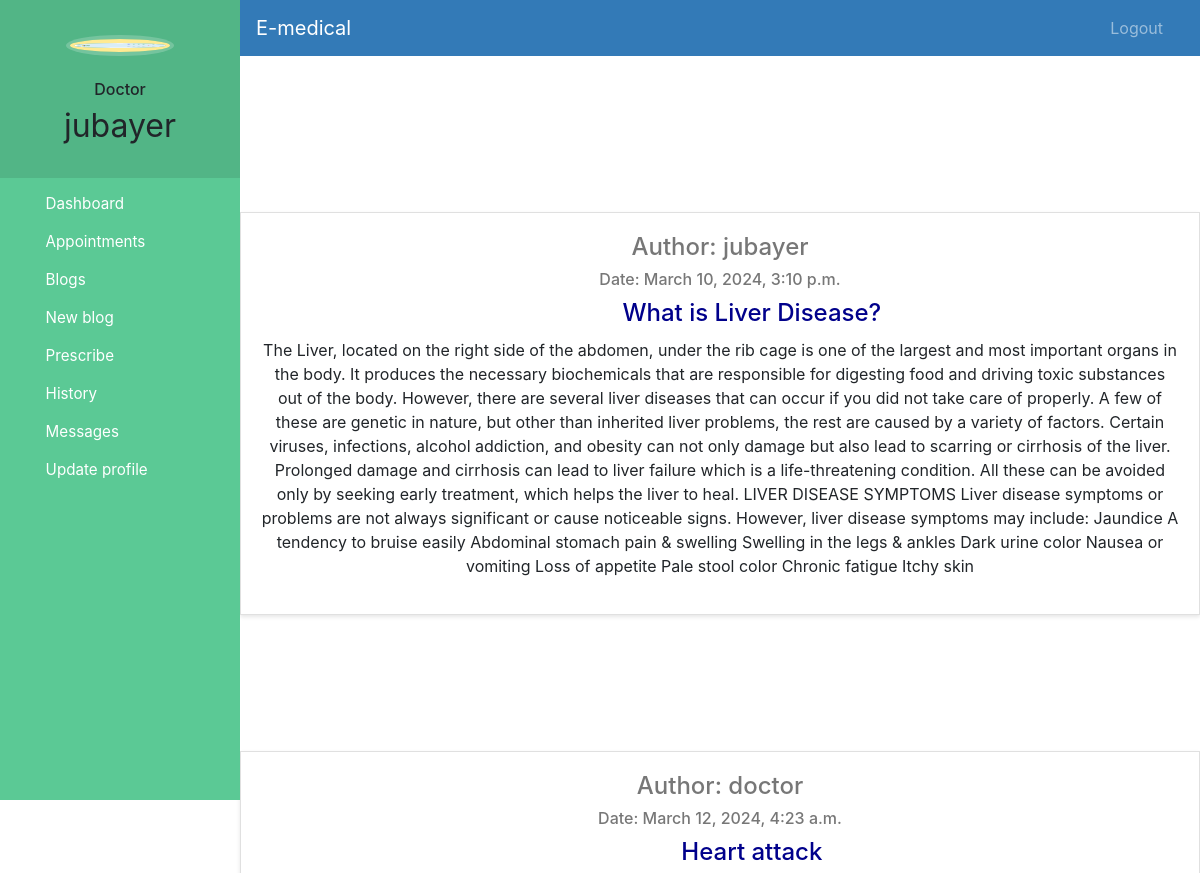
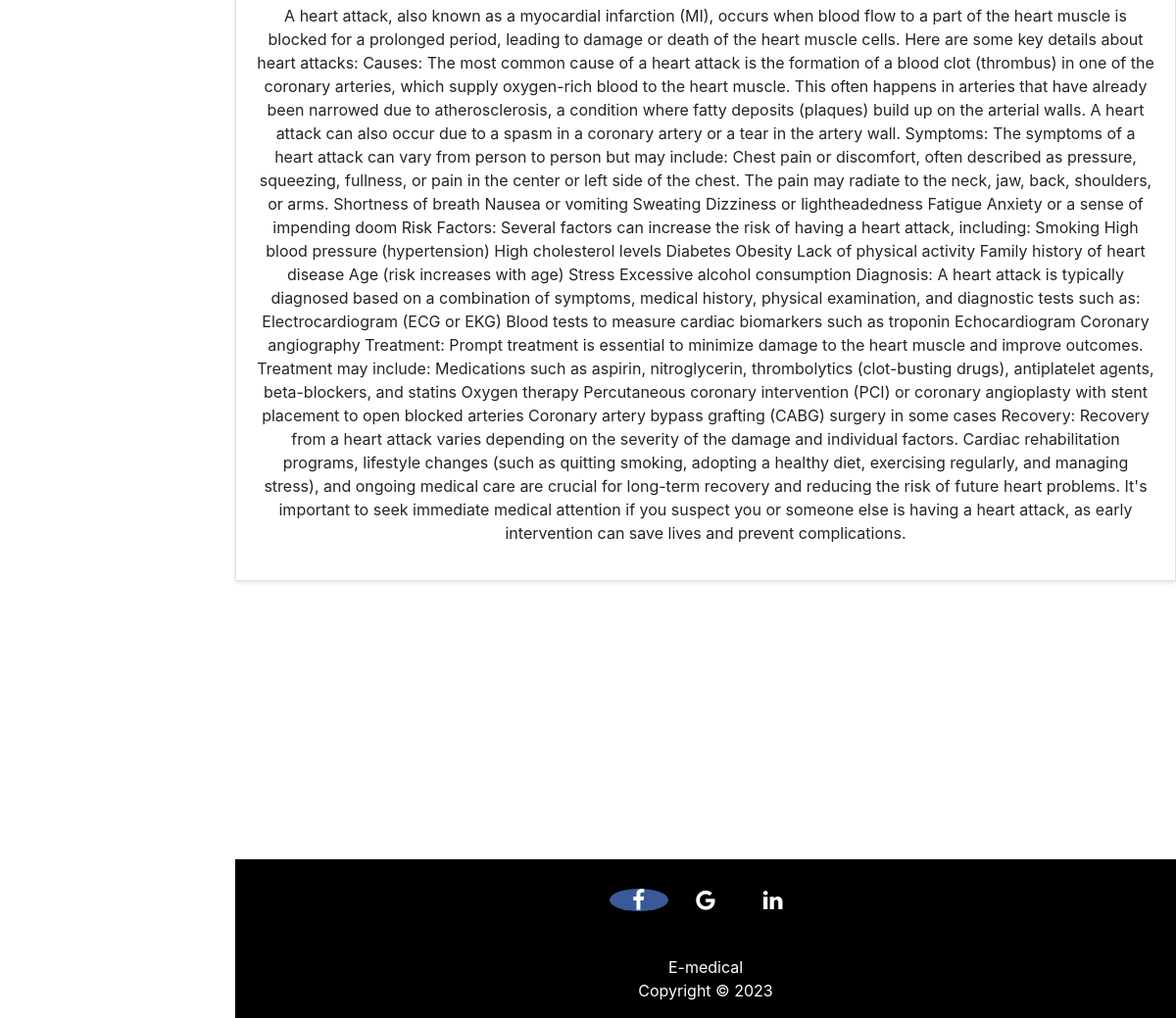
Page /doctor-blog (signed in) on the committed database (2 pictures, top to bottom).
### hospital/models.py (models this page shows, shortened)
class Doctor(models.Model):
    user=models.OneToOneField(User,on_delete=models.CASCADE)
    profile_pic= models.ImageField(upload_to='profile_pic/DoctorProfilePic/',null=True,blank=True)
    address = models.CharField(max_length=40)
    email = models.EmailField(default='')
    department= models.CharField(max_length=50,choices=departments,default='Cardiologist')
    status=models.BooleanField(default=False)

class Post(models.Model):
    doctor = models.ForeignKey(Doctor, on_delete=models.CASCADE,null=True)
    title = models.CharField(max_length=100)
    content = models.TextField()
    date_posted = models.DateTimeField(default=timezone.now)
    author = models.ForeignKey(User, on_delete=models.CASCADE)

### hospital/views.py (the view)
# urls.py: path('doctor-blog', views.doctor_blog_view,name='doctor-blog'),
@login_required(login_url='doctorlogin')
@user_passes_test(is_doctor)
def doctor_blog_view(request):
    doctor = models.Doctor.objects.get(user_id=request.user.id)
    context = {
        'posts': Post.objects.all(),
        'doctor': doctor,
    }
    return render(request, 'hospital/doctor_blog.html', context)

### hospital/views.py (called while the page is built)
def is_doctor(user):
    return user.groups.filter(name='DOCTOR').exists()

### templates/hospital/doctor_blog.html (shortened to what this page needs)
{% extends 'hospital/doctor_base.html' %}
{% load static %}
{% block content %}
<br><br><br>
<div> <br> <br> <br> </div>
{% for post in posts %}
    <div class="blog-post">
        <article class="media content-section">
            <div class="media-body">
                <div class="article-metadata text-center">
                    <h4>Author: {{ post.author }}</h4>
                    <h6>Date: {{ post.date_posted}}</h6>
                </div>
                <div style="text-align: center;">
                    <a href="{% url 'post-detail' post.id %}"><h2>Title: <span style="color: darkblue;">{{ post.title }}</span></h2></a>
                </div>
                <p class="article-content" text-align= "justify">{{ post.content }}</p>
            </div>
        </article>
    </div>
    <br><br><br><br>
{% endfor %}
{% endblock content %}

### templates/hospital/doctor_base.html (shortened to what this page needs)
<!DOCTYPE html>
{% load static %}
<html lang="en">
<head>
  <link rel="stylesheet" href="https://stackpath.bootstrapcdn.com/bootstrap/4.3.1/css/bootstrap.min.css">
  <link rel="stylesheet" href="https://maxcdn.bootstrapcdn.com/font-awesome/4.7.0/css/font-awesome.min.css">
</head>
<body>
  <nav class="menu" tabindex="0">
    <header class="avatar">
      <img src="{% static doctor.profile_pic.url %}" alt="Profile Pic" />
      <br><br>
      <h6>Doctor</h6>
      <h2>{{request.user.first_name}}</h2>
    </header>
    <ul>
      <li tabindex="0" class="icon-dashboard"> <a style="color:white; text-decoration:none;" href="/doctor-dashboard"><span>Dashboard</span></a> </li>
      <li tabindex="0" class="icon-calendar"> <a style="color:white; text-decoration:none;" href="/doctor-appointment"><span>Appointments</span></a></li>
      <li tabindex="0" class="icon-users"> <a style="color:white; text-decoration:none;" href="/doctor-blog"><span>Blogs</span></a></li>
      <li tabindex="0" class="icon-users"> <a style="color:white; text-decoration:none;" href="/new-blog"><span>New blog</span></a></li>
      <li tabindex="0" class="icon-users"> <a style="color:white; text-decoration:none;" href="/prescribe"><span>Prescribe</span></a></li>
      <li tabindex="0" class="icon-users"> <a style="color:white; text-decoration:none;" href="/prescription_history"><span>History</span></a></li>
      <li tabindex="0" class="icon-users"> <a style="color:white; text-decoration:none;" href="/message_list"><span>Messages</span></a></li>
      <li tabindex="0" class="icon-users"> <a style="color:white; text-decoration:none;" href="/edit-profile-doctor"><span>Update profile</span></a></li>
    </ul>
  </nav>
  <main>
    <div class="bs-example">
      <nav class="navbar navbar-expand-md  navbar-dark fixed-top" style="background:#337AB7;">
        <a href="/doctor-dashboard" class="navbar-brand">E-medical</a>
        <div class="collapse navbar-collapse justify-content-between" id="navbarCollapse">
          <div class="navbar-nav" style=" margin-left: 90%;">
            <a href="/logout" class="nav-item nav-link">Logout</a>
          </div>
        </div>
      </nav>
    </div>
    <br><br>
    {% block content %}
    {% endblock content %}
    <br><br><br><br><br><br><br>
    <footer>
      <p>
        <a href="https://www.facebook.com/NSTUCampus" class="fa fa-facebook"></a>
        <a href="https://nstu.edu.bd/" class="fa fa-google"></a>
        <a href="https://www.linkedin.com/school/noakhali-science-and-technology-university/" class="fa fa-linkedin"></a>
      </p>
      <br>
      <div class="container">
        <div class="row">
          <div class="col-md-12 col-sm-12">
            <div style="color:#ffffff;" class="wow fadeInUp footer-copyright">
              <p>E-medical <br>
                Copyright &copy; 2023 </p>
            </div>
          </div>
        </div>
      </div>
    </footer>
  </main>
</body>
</html>

### templates/hospital/doctor_base.html (style rules this page uses)
a:link { text-decoration: none; }
a { color: white; }
footer { padding: 0px 0px 0px 0px; background-color: black; margin: 0px; }
.fa { font-size: 23px; width: 60px; text-align: center; text-decoration: none; margin: 5px 2px; border-radius: 50%; }
.fa-facebook { background: #3B5998; color: white; margin-top: 30px; }
p { text-align: center; }
body { padding-left: 240px; }
main { position: relative; height: 100vh; }
.menu { background: #5bc995; height: 100vh; width: 240px; position: fixed; top: 0px; left: 0; z-index: 5; outline: none; }
.menu .avatar { background: rgba(0, 0, 0, 0.1); padding: 2em 0.5em; text-align: center; }
.menu .avatar img { width: 100px; border-radius: 50%; overflow: hidden; border: 4px solid #ffea92; box-shadow: 0 0 0 4px rgba(255, 255, 255, 0.2); }
.menu .avatar h2 { font-weight: normal; margin-bottom: 0; }
.menu ul { list-style: none; padding: 0.5em 0; margin: 0; }
.menu ul li { padding: 0.5em 1em 0.5em 3em; font-size: 0.95em; font-weight: regular; background-repeat: no-repeat; background-position: left 15px center; background-size: auto 20px; transition: all 0.15s linear; cursor: pointer; }
.menu ul li.icon-dashboard { background-image: url("http://www.entypo.com/images//gauge.svg"); }
.menu ul li.icon-users { background-image: url("http://www.entypo.com/images//users.svg"); }
.menu ul li.icon-calendar { background-image: url("http://www.entypo.com/images//calendar.svg"); }

### templates/hospital/doctor_blog.html (style rules this page uses)
.blog-post { border: 1px solid #e0e0e0; padding: 20px; margin: 20px 0; background-color: #fff; box-shadow: 0 2px 4px rgba(0, 0, 0, 0.1); padding-left: 20px; padding-right:20px; }
.blog-post h2 { margin-top: 10px; font-size: 24px; }
.blog-post h4, .blog-post h6 { color: #777; }
.blog-post p { margin-top: 10px; }
.navbar { margin-left: 240px; }

### rows in the picture
Doctor: profile_pic (picture)
Post: author "jubayer", date_posted "March 10, 2024, 3:10 p.m.", title "What is Liver Disease?", content "The Liver, located on the right side of the abdomen, under the rib cage is one of the largest and most important organs in the body. It produces the necessary biochemicals that are responsible for digesting food and driving toxic substances out of the body. However, there are several liver diseases that can occur if you did not take care of properly. A few of these are genetic in nature, but other than inherited liver problems, the rest are caused by a variety of factors. Certain viruses, infections, alcohol addiction, and obesity can not only damage but also lead to scarring or cirrhosis of the liver. Prolonged damage and cirrhosis can lead to liver failure which is a life-threatening…"
Post: author "doctor", date_posted "March 12, 2024, 4:23 a.m.", title "Heart attack", content "A heart attack, also known as a myocardial infarction (MI), occurs when blood flow to a part of the heart muscle is blocked for a prolonged period, leading to damage or death of the heart muscle cells. Here are some key details about heart attacks: Causes: The most common cause of a heart attack is the formation of a blood clot (thrombus) in one of the coronary arteries, which supply oxygen-rich blood to the heart muscle. This often happens in arteries that have already been narrowed due to atherosclerosis, a condition where fatty deposits (plaques) build up on the arterial walls. A heart attack can also occur due to a spasm in a coronary artery or a tear in the artery wall. Symptoms: The…"

### other values in the picture
{{ request.user.first_name }} "jubayer"
